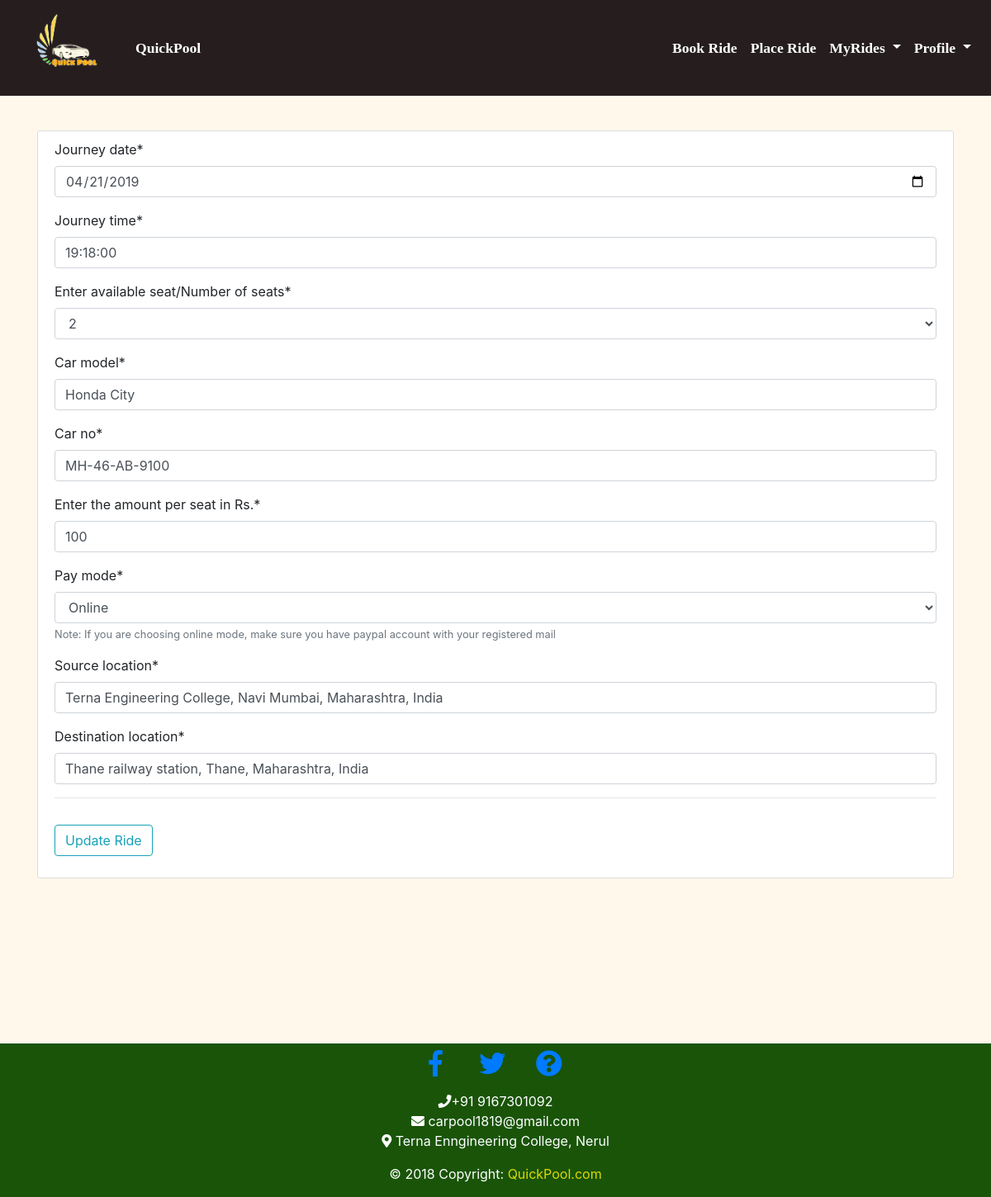
Screenshot of /my_rides/1/update/ (signed in) with the database file from the repository.
### placeRide/models.py (models this page shows, shortened)
class PlaceRide(models.Model):
    is_booked=models.BooleanField(default=False)
    user = models.ForeignKey(User , on_delete = models.CASCADE)
    journey_date=models.DateField()
    journey_time = models.TimeField()
    seat_no = models.IntegerField(choices=seat_choices, default=0)
    car_model = models.CharField(max_length=40)
    car_no = models.CharField(max_length=20)
    fare=models.IntegerField(validators=[ MinValueValidator(1)])
    pay_mode=models.CharField(max_length=15,
                                      choices=pay_mode_choices,
                                      default='OFFLINE')
    source_location = models.CharField(max_length=300)
    destination_location = models.CharField(max_length=300)
    objects         = SearchManager()

### placeRide/views.py (the view, shortened to what this page needs)
# urls.py: path('my_rides/<int:pk>/update/', placeRide_views.RideUpdateView.as_view(), name='ride-update'),
class RideUpdateView(LoginRequiredMixin,UpdateView):
    model = PlaceRide
    form_class = UpdateRideForm
    template_name = 'placeRide/update_ride.html'

### placeRide/forms.py
class UpdateRideForm(forms.ModelForm):
    journey_date=forms.DateField(widget=forms.TextInput(attrs={'type': 'date'}))
    journey_time=forms.TimeField(input_formats=['%I:%M %p'],widget=forms.TimeInput(attrs={'id':'datetimepicker3'}))
    seat_no =forms.ChoiceField(choices = seat_choices, label='Enter available seat/Number of seats', initial='', widget=forms.Select(), required=True)
    car_model = forms.CharField()
    car_no = forms.CharField()
    fare = forms.IntegerField(label='Enter the amount per seat in Rs.')
    pay_mode=forms.ChoiceField(help_text='Note: If you are choosing online mode, make sure you have paypal account with your registered mail',
                                      choices=pay_mode_choices,
                                      )
    source_location = forms.CharField(widget=forms.TextInput(attrs={"id":"searchmapBox"}))
    destination_location = forms.CharField(widget=forms.TextInput(attrs={"id":"searchmapBox2"}))
    class Meta:
        model = PlaceRide
        fields = ['journey_date','journey_time','seat_no','car_model','car_no','fare','pay_mode','source_location','destination_location']
        exclude = ['user','is_booked']

### placeRide/templates/placeRide/update_ride.html (shortened to what this page needs)
{% extends "home/base.html" %}
{% load crispy_forms_tags %}
{% block content %}
  <div class="content-section">
    <form method="POST">
<fieldset class="form-group">
{{ form|crispy }}
    <div id='searchBoxContainer' style="margin-top:5px;">
      {{ placeRide_form.source_location  }}<hr/>
  </div>
</fieldset>
  <div class="form-group"><button class="btn btn-outline-info" type = "submit">Update Ride </button>
  </div>
  </form>
  </div>
{% endblock content %}

### home/static/home/home.css (style rules this page uses)
body { display:flex; flex-direction:column; }
.content-section { background: #ffffff; padding: 10px 20px; border: 1px solid #dddddd; border-radius: 3px; margin-bottom: 20px; }

### rows the page displays
PlaceRide: journey_date "04/21/2019", journey_time "19:18:00", seat_no "2", car_model "Honda City", car_no "MH-46-AB-9100", fare "100", pay_mode "Online", source_location "Terna Engineering College, Navi Mumbai, Maharashtra, India", destination_location "Thane railway station, Thane, Maharashtra, India"
